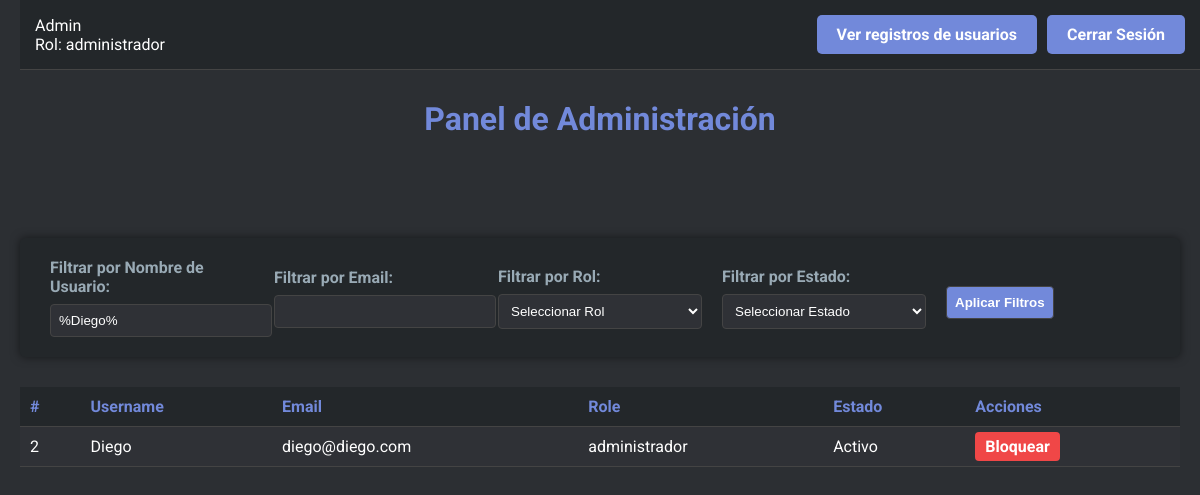
/admin_dashboard.php?username=Diego (signed in), run on the app's committed database.
### tables this page shows
CREATE TABLE `users` (
  `id` int(11) NOT NULL,
  `username` varchar(50) NOT NULL,
  `email` varchar(100) NOT NULL,
  `password` varchar(255) NOT NULL,
  `role` enum('usuario','administrador') DEFAULT 'usuario',
  `created_at` timestamp NOT NULL DEFAULT current_timestamp(),
  `is_active` tinyint(1) DEFAULT 1,
  `failed_attempts` int(11) DEFAULT 0,
  `last_attempt` timestamp NULL DEFAULT NULL,
  `security_question_1` varchar(255) DEFAULT NULL,
  `security_question_2` varchar(255) DEFAULT NULL,
  `security_question_3` varchar(255) DEFAULT NULL
);

### admin_dashboard.php (the view, shortened to what this page needs)
<?php
include 'db.php';
$username_filter = isset($_GET['username']) ? $_GET['username'] : '';
$email_filter = isset($_GET['email']) ? $_GET['email'] : '';
$query = "SELECT id, username, email, is_active, role FROM users WHERE 1=1";
if ($username_filter) {
    $query .= " AND username LIKE :username";
}
$stmt = $pdo->prepare($query);
if ($username_filter) {
    $username_filter = '%' . $username_filter . '%';
    $stmt->bindParam(':username', $username_filter, PDO::PARAM_STR);
}
$stmt->execute();
$users = $stmt->fetchAll(PDO::FETCH_ASSOC);
?>
<!DOCTYPE html>
<html lang="es">
<head>
</head>
<form>
    <header class="header">
        <div class="user-info">
            <?php echo htmlspecialchars($_SESSION['username']); ?><br>
            Rol: <?php echo htmlspecialchars($_SESSION['role']); ?>
        </div>
        <div class="buttons">
            <a href="log.php">Ver registros de usuarios</a>
            <a href="logout.php">Cerrar Sesión</a>
        </div>
    </header>
    <h1>Panel de Administración</h1>
    <div class="filter-container">
        <form method="GET" action="admin_dashboard.php">
            <div>
                <label for="username">Filtrar por Nombre de Usuario:</label>
                <input type="text" name="username" id="username"
                    value="<?php echo htmlspecialchars($username_filter); ?>">
            </div>
            <div>
                <label for="email">Filtrar por Email:</label>
                <input type="text" name="email" id="email" value="<?php echo htmlspecialchars($email_filter); ?>">
            </div>
            <div>
                <label for="role">Filtrar por Rol:</label>
                <select name="role" id="role">
                    <option value="">Seleccionar Rol</option>
                </select>
            </div>
            <div>
                <label for="status">Filtrar por Estado:</label>
                <select name="status" id="status">
                    <option value="">Seleccionar Estado</option>
                </select>
            </div>
            <div>
                <input type="submit" value="Aplicar Filtros">
            </div>
    </div>
</form>
<div class="table-container">
    <table>
        <thead>
            <tr>
                <th>#</th>
                <th>Username</th>
                <th>Email</th>
                <th>Role</th>
                <th>Estado</th>
                <th>Acciones</th>
            </tr>
        </thead>
        <tbody>
            <?php foreach ($users as $user): ?>
                <tr>
                    <td><?php echo htmlspecialchars($user['id']); ?></td>
                    <td><?php echo htmlspecialchars($user['username']); ?></td>
                    <td><?php echo htmlspecialchars($user['email']); ?></td>
                    <td><?php echo htmlspecialchars($user['role']); ?></td>
                    <td><?php echo $user['is_active'] ? 'Activo' : 'Bloqueado'; ?></td>
                    <td>
                        <a href="admin_dashboard.php?toggle_active=1&id=<?php echo $user['id']; ?>"
                            class="<?php echo $user['is_active'] ? 'deactivate-btn' : 'activate-btn'; ?>">
                            <?php echo $user['is_active'] ? 'Bloquear' : 'Activar'; ?>
                        </a>
                    </td>
                </tr>
            <?php endforeach; ?>
        </tbody>
    </table>
</div>
</body>
</html>

### admin_dashboard.php (style rules this page uses)
.header { background-color: #23272a; padding: 15px; display: flex; justify-content: space-between; align-items: center; position: fixed; top: 0; width: 100%; z-index: 10; border-bottom: 1px solid #444; box-sizing: border-box; }
h1 { text-align: center; color: #7289da; margin-top: 80px; }
.buttons { display: flex; gap: 10px; margin-right: 20px; }
.buttons a { display: inline-block; padding: 10px 20px; background-color: #7289da; color: #ffffff; text-decoration: none; border-radius: 5px; font-weight: bold; transition: background-color 0.3s; }
.filter-container { display: flex; justify-content: space-between; align-items: center; margin-top: 100px; padding: 20px; background-color: #23272a; border-radius: 5px; box-shadow: 0 0 10px rgba(0, 0, 0, 0.5); }
.filter-container div { flex: 1; padding: 0 10px; }
.filter-container label { color: #99aab5; font-weight: bold; margin-bottom: 8px; display: block; }
.filter-container input, .filter-container select { width: 100%; padding: 8px; background-color: #2f3136; border: 1px solid #444; color: #ffffff; border-radius: 4px; }
.filter-container input[type="submit"] { width: auto; background-color: #7289da; cursor: pointer; font-weight: bold; transition: background-color 0.3s; margin-top: 10px; }
.table-container { margin-top: 30px; }
table { width: 100%; border-collapse: collapse; background-color: #2f3136; color: #ffffff; }
th, td { padding: 10px; text-align: left; border-bottom: 1px solid #444; }
th { background-color: #23272a; color: #7289da; }
.deactivate-btn { padding: 5px 10px; color: #fff; background-color: #f04747; text-decoration: none; border-radius: 4px; font-weight: bold; transition: background-color 0.3s; }

### data on the page
users: id "2", username "Diego", email "diego@diego.com", role "administrador", is_active "Activo"

### other printed values
$_SESSION['username'] "Admin"
$_SESSION['role'] "administrador"
